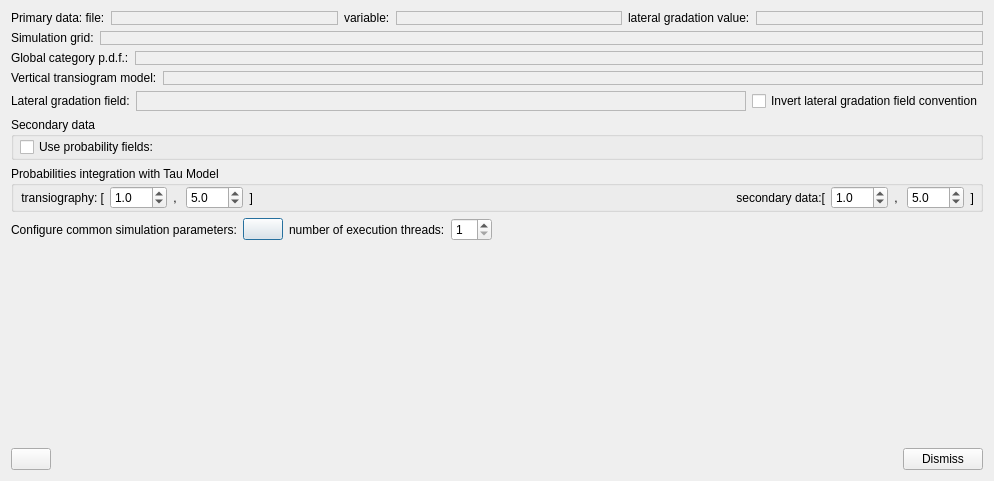
<?xml version="1.0" encoding="UTF-8"?>
<ui version="4.0">
 <class>MCRFBayesianSimDialog</class>
 <widget class="QDialog" name="MCRFBayesianSimDialog">
  <property name="geometry">
   <rect>
    <x>0</x>
    <y>0</y>
    <width>994</width>
    <height>481</height>
   </rect>
  </property>
  <property name="windowTitle">
   <string>Dialog</string>
  </property>
  <layout class="QVBoxLayout" name="verticalLayout">
   <item>
    <layout class="QHBoxLayout" name="horizontalLayout_3">
     <item>
      <widget class="QLabel" name="label">
       <property name="sizePolicy">
        <sizepolicy hsizetype="Preferred" vsizetype="Preferred">
         <horstretch>0</horstretch>
         <verstretch>0</verstretch>
        </sizepolicy>
       </property>
       <property name="text">
        <string>Primary data: file:</string>
       </property>
      </widget>
     </item>
     <item>
      <widget class="QFrame" name="frmCmbPrimFile">
       <property name="sizePolicy">
        <sizepolicy hsizetype="Expanding" vsizetype="Preferred">
         <horstretch>0</horstretch>
         <verstretch>0</verstretch>
        </sizepolicy>
       </property>
       <property name="frameShape">
        <enum>QFrame::StyledPanel</enum>
       </property>
       <property name="frameShadow">
        <enum>QFrame::Raised</enum>
       </property>
       <layout class="QHBoxLayout" name="horizontalLayout">
        <property name="spacing">
         <number>0</number>
        </property>
        <property name="leftMargin">
         <number>0</number>
        </property>
        <property name="topMargin">
         <number>0</number>
        </property>
        <property name="rightMargin">
         <number>0</number>
        </property>
        <property name="bottomMargin">
         <number>0</number>
        </property>
       </layout>
      </widget>
     </item>
     <item>
      <widget class="QLabel" name="label_2">
       <property name="sizePolicy">
        <sizepolicy hsizetype="Preferred" vsizetype="Preferred">
         <horstretch>0</horstretch>
         <verstretch>0</verstretch>
        </sizepolicy>
       </property>
       <property name="text">
        <string>variable:</string>
       </property>
      </widget>
     </item>
     <item>
      <widget class="QFrame" name="frmCmbPrimVar">
       <property name="sizePolicy">
        <sizepolicy hsizetype="Expanding" vsizetype="Preferred">
         <horstretch>0</horstretch>
         <verstretch>0</verstretch>
        </sizepolicy>
       </property>
       <property name="frameShape">
        <enum>QFrame::StyledPanel</enum>
       </property>
       <property name="frameShadow">
        <enum>QFrame::Raised</enum>
       </property>
       <layout class="QHBoxLayout" name="horizontalLayout_2">
        <property name="spacing">
         <number>0</number>
        </property>
        <property name="leftMargin">
         <number>0</number>
        </property>
        <property name="topMargin">
         <number>0</number>
        </property>
        <property name="rightMargin">
         <number>0</number>
        </property>
        <property name="bottomMargin">
         <number>0</number>
        </property>
       </layout>
      </widget>
     </item>
     <item>
      <widget class="QLabel" name="label_7">
       <property name="text">
        <string>lateral gradation value:</string>
       </property>
      </widget>
     </item>
     <item>
      <widget class="QFrame" name="frmPrimGradationValue">
       <property name="sizePolicy">
        <sizepolicy hsizetype="Expanding" vsizetype="Preferred">
         <horstretch>0</horstretch>
         <verstretch>0</verstretch>
        </sizepolicy>
       </property>
       <property name="frameShape">
        <enum>QFrame::StyledPanel</enum>
       </property>
       <property name="frameShadow">
        <enum>QFrame::Raised</enum>
       </property>
       <layout class="QHBoxLayout" name="horizontalLayout_11">
        <property name="spacing">
         <number>0</number>
        </property>
        <property name="leftMargin">
         <number>0</number>
        </property>
        <property name="topMargin">
         <number>0</number>
        </property>
        <property name="rightMargin">
         <number>0</number>
        </property>
        <property name="bottomMargin">
         <number>0</number>
        </property>
       </layout>
      </widget>
     </item>
    </layout>
   </item>
   <item>
    <layout class="QHBoxLayout" name="horizontalLayout_5">
     <property name="topMargin">
      <number>0</number>
     </property>
     <item>
      <widget class="QLabel" name="label_3">
       <property name="text">
        <string>Simulation grid:</string>
       </property>
      </widget>
     </item>
     <item>
      <widget class="QFrame" name="frmSimGrid">
       <property name="sizePolicy">
        <sizepolicy hsizetype="Expanding" vsizetype="Preferred">
         <horstretch>0</horstretch>
         <verstretch>0</verstretch>
        </sizepolicy>
       </property>
       <property name="frameShape">
        <enum>QFrame::StyledPanel</enum>
       </property>
       <property name="frameShadow">
        <enum>QFrame::Raised</enum>
       </property>
       <layout class="QHBoxLayout" name="horizontalLayout_6">
        <property name="leftMargin">
         <number>0</number>
        </property>
        <property name="topMargin">
         <number>0</number>
        </property>
        <property name="rightMargin">
         <number>0</number>
        </property>
        <property name="bottomMargin">
         <number>0</number>
        </property>
       </layout>
      </widget>
     </item>
    </layout>
   </item>
   <item>
    <layout class="QHBoxLayout" name="horizontalLayout_13">
     <property name="topMargin">
      <number>0</number>
     </property>
     <item>
      <widget class="QLabel" name="label_10">
       <property name="text">
        <string>Global category p.d.f.:</string>
       </property>
      </widget>
     </item>
     <item>
      <widget class="QFrame" name="frmCmbGlobalPDFselector">
       <property name="sizePolicy">
        <sizepolicy hsizetype="Expanding" vsizetype="Preferred">
         <horstretch>0</horstretch>
         <verstretch>0</verstretch>
        </sizepolicy>
       </property>
       <property name="frameShape">
        <enum>QFrame::StyledPanel</enum>
       </property>
       <property name="frameShadow">
        <enum>QFrame::Raised</enum>
       </property>
       <layout class="QVBoxLayout" name="verticalLayout_2">
        <property name="leftMargin">
         <number>0</number>
        </property>
        <property name="topMargin">
         <number>0</number>
        </property>
        <property name="rightMargin">
         <number>0</number>
        </property>
        <property name="bottomMargin">
         <number>0</number>
        </property>
       </layout>
      </widget>
     </item>
    </layout>
   </item>
   <item>
    <layout class="QHBoxLayout" name="horizontalLayout_7">
     <property name="topMargin">
      <number>0</number>
     </property>
     <item>
      <widget class="QLabel" name="label_4">
       <property name="text">
        <string>Vertical transiogram model:</string>
       </property>
      </widget>
     </item>
     <item>
      <widget class="QFrame" name="frmTransiogramSelector">
       <property name="sizePolicy">
        <sizepolicy hsizetype="Expanding" vsizetype="Preferred">
         <horstretch>0</horstretch>
         <verstretch>0</verstretch>
        </sizepolicy>
       </property>
       <property name="frameShape">
        <enum>QFrame::StyledPanel</enum>
       </property>
       <property name="frameShadow">
        <enum>QFrame::Raised</enum>
       </property>
       <layout class="QHBoxLayout" name="horizontalLayout_8">
        <property name="leftMargin">
         <number>0</number>
        </property>
        <property name="topMargin">
         <number>0</number>
        </property>
        <property name="rightMargin">
         <number>0</number>
        </property>
        <property name="bottomMargin">
         <number>0</number>
        </property>
       </layout>
      </widget>
     </item>
    </layout>
   </item>
   <item>
    <layout class="QHBoxLayout" name="horizontalLayout_9">
     <property name="topMargin">
      <number>0</number>
     </property>
     <item>
      <widget class="QLabel" name="label_5">
       <property name="text">
        <string>Lateral gradation field:</string>
       </property>
      </widget>
     </item>
     <item>
      <widget class="QFrame" name="frmCmbLatGradFieldSelector">
       <property name="sizePolicy">
        <sizepolicy hsizetype="Expanding" vsizetype="Preferred">
         <horstretch>0</horstretch>
         <verstretch>0</verstretch>
        </sizepolicy>
       </property>
       <property name="frameShape">
        <enum>QFrame::StyledPanel</enum>
       </property>
       <property name="frameShadow">
        <enum>QFrame::Raised</enum>
       </property>
       <layout class="QHBoxLayout" name="horizontalLayout_10">
        <property name="leftMargin">
         <number>0</number>
        </property>
        <property name="topMargin">
         <number>0</number>
        </property>
        <property name="rightMargin">
         <number>0</number>
        </property>
        <property name="bottomMargin">
         <number>0</number>
        </property>
       </layout>
      </widget>
     </item>
     <item>
      <widget class="QCheckBox" name="chkInvertGradationFieldConvention">
       <property name="text">
        <string>Invert lateral gradation field convention</string>
       </property>
      </widget>
     </item>
    </layout>
   </item>
   <item>
    <widget class="QGroupBox" name="grpBoxSecondaryData">
     <property name="title">
      <string>Secondary data</string>
     </property>
     <layout class="QVBoxLayout" name="verticalLayout_7">
      <property name="spacing">
       <number>6</number>
      </property>
      <property name="leftMargin">
       <number>6</number>
      </property>
      <property name="topMargin">
       <number>0</number>
      </property>
      <property name="rightMargin">
       <number>6</number>
      </property>
      <property name="bottomMargin">
       <number>0</number>
      </property>
      <item>
       <widget class="QCheckBox" name="chkUseProbabilityFields">
        <property name="text">
         <string>Use probability fields:</string>
        </property>
       </widget>
      </item>
     </layout>
    </widget>
   </item>
   <item>
    <widget class="QGroupBox" name="groupBox">
     <property name="title">
      <string>Probabilities integration with Tau Model</string>
     </property>
     <layout class="QHBoxLayout" name="horizontalLayout_14">
      <property name="leftMargin">
       <number>6</number>
      </property>
      <property name="topMargin">
       <number>0</number>
      </property>
      <property name="rightMargin">
       <number>6</number>
      </property>
      <property name="bottomMargin">
       <number>0</number>
      </property>
      <item>
       <widget class="QLabel" name="label_12">
        <property name="text">
         <string>transiography: [</string>
        </property>
        <property name="alignment">
         <set>Qt::AlignRight|Qt::AlignTrailing|Qt::AlignVCenter</set>
        </property>
       </widget>
      </item>
      <item>
       <widget class="QDoubleSpinBox" name="dblSpinTauTransiographyStarting">
        <property name="decimals">
         <number>1</number>
        </property>
        <property name="value">
         <double>1.000000000000000</double>
        </property>
       </widget>
      </item>
      <item>
       <widget class="QLabel" name="label_15">
        <property name="sizePolicy">
         <sizepolicy hsizetype="Minimum" vsizetype="Preferred">
          <horstretch>0</horstretch>
          <verstretch>0</verstretch>
         </sizepolicy>
        </property>
        <property name="text">
         <string>, </string>
        </property>
        <property name="alignment">
         <set>Qt::AlignRight|Qt::AlignTrailing|Qt::AlignVCenter</set>
        </property>
       </widget>
      </item>
      <item>
       <widget class="QDoubleSpinBox" name="dblSpinTauTransiographyEnding">
        <property name="decimals">
         <number>1</number>
        </property>
        <property name="value">
         <double>5.000000000000000</double>
        </property>
       </widget>
      </item>
      <item>
       <widget class="QLabel" name="label_18">
        <property name="sizePolicy">
         <sizepolicy hsizetype="Minimum" vsizetype="Preferred">
          <horstretch>0</horstretch>
          <verstretch>0</verstretch>
         </sizepolicy>
        </property>
        <property name="text">
         <string>]</string>
        </property>
        <property name="alignment">
         <set>Qt::AlignRight|Qt::AlignTrailing|Qt::AlignVCenter</set>
        </property>
       </widget>
      </item>
      <item>
       <widget class="QLabel" name="label_13">
        <property name="sizePolicy">
         <sizepolicy hsizetype="Expanding" vsizetype="Preferred">
          <horstretch>0</horstretch>
          <verstretch>0</verstretch>
         </sizepolicy>
        </property>
        <property name="text">
         <string>secondary data:[</string>
        </property>
        <property name="alignment">
         <set>Qt::AlignRight|Qt::AlignTrailing|Qt::AlignVCenter</set>
        </property>
       </widget>
      </item>
      <item>
       <widget class="QDoubleSpinBox" name="dblSpinTauSecondaryStarting">
        <property name="decimals">
         <number>1</number>
        </property>
        <property name="value">
         <double>1.000000000000000</double>
        </property>
       </widget>
      </item>
      <item>
       <widget class="QLabel" name="label_16">
        <property name="sizePolicy">
         <sizepolicy hsizetype="Minimum" vsizetype="Preferred">
          <horstretch>0</horstretch>
          <verstretch>0</verstretch>
         </sizepolicy>
        </property>
        <property name="text">
         <string>, </string>
        </property>
        <property name="alignment">
         <set>Qt::AlignRight|Qt::AlignTrailing|Qt::AlignVCenter</set>
        </property>
       </widget>
      </item>
      <item>
       <widget class="QDoubleSpinBox" name="dblSpinTauSecondaryEnding">
        <property name="decimals">
         <number>1</number>
        </property>
        <property name="value">
         <double>5.000000000000000</double>
        </property>
       </widget>
      </item>
      <item>
       <widget class="QLabel" name="label_17">
        <property name="sizePolicy">
         <sizepolicy hsizetype="Minimum" vsizetype="Preferred">
          <horstretch>0</horstretch>
          <verstretch>0</verstretch>
         </sizepolicy>
        </property>
        <property name="text">
         <string>]</string>
        </property>
        <property name="alignment">
         <set>Qt::AlignRight|Qt::AlignTrailing|Qt::AlignVCenter</set>
        </property>
       </widget>
      </item>
     </layout>
    </widget>
   </item>
   <item>
    <layout class="QHBoxLayout" name="horizontalLayout_12">
     <property name="topMargin">
      <number>0</number>
     </property>
     <item>
      <widget class="QLabel" name="label_14">
       <property name="text">
        <string>Configure common simulation parameters:</string>
       </property>
      </widget>
     </item>
     <item>
      <widget class="QPushButton" name="btnCommonSimulationParameters">
       <property name="text">
        <string/>
       </property>
       <property name="icon">
        <iconset resource="../resources.qrc">
         <normaloff>:/icons32/setting32</normaloff>:/icons32/setting32</iconset>
       </property>
      </widget>
     </item>
     <item>
      <widget class="QLabel" name="label_6">
       <property name="text">
        <string>number of execution threads:</string>
       </property>
      </widget>
     </item>
     <item>
      <widget class="QSpinBox" name="spinNumberOfThreads">
       <property name="minimum">
        <number>1</number>
       </property>
       <property name="value">
        <number>1</number>
       </property>
      </widget>
     </item>
     <item>
      <spacer name="horizontalSpacer_2">
       <property name="orientation">
        <enum>Qt::Horizontal</enum>
       </property>
       <property name="sizeHint" stdset="0">
        <size>
         <width>40</width>
         <height>20</height>
        </size>
       </property>
      </spacer>
     </item>
    </layout>
   </item>
   <item>
    <spacer name="verticalSpacer">
     <property name="orientation">
      <enum>Qt::Vertical</enum>
     </property>
     <property name="sizeHint" stdset="0">
      <size>
       <width>20</width>
       <height>347</height>
      </size>
     </property>
    </spacer>
   </item>
   <item>
    <layout class="QHBoxLayout" name="horizontalLayout_4">
     <item>
      <widget class="QPushButton" name="btnRun">
       <property name="toolTip">
        <string>Run MCRF simulation</string>
       </property>
       <property name="text">
        <string/>
       </property>
       <property name="icon">
        <iconset resource="../resources.qrc">
         <normaloff>:/icons32/play32</normaloff>:/icons32/play32</iconset>
       </property>
      </widget>
     </item>
     <item>
      <spacer name="horizontalSpacer">
       <property name="orientation">
        <enum>Qt::Horizontal</enum>
       </property>
       <property name="sizeHint" stdset="0">
        <size>
         <width>40</width>
         <height>20</height>
        </size>
       </property>
      </spacer>
     </item>
     <item>
      <widget class="QPushButton" name="btnDismiss">
       <property name="text">
        <string>Dismiss</string>
       </property>
      </widget>
     </item>
    </layout>
   </item>
  </layout>
 </widget>
 <resources>
  <include location="../resources.qrc"/>
 </resources>
 <connections>
  <connection>
   <sender>btnDismiss</sender>
   <signal>clicked()</signal>
   <receiver>MCRFBayesianSimDialog</receiver>
   <slot>reject()</slot>
   <hints>
    <hint type="sourcelabel">
     <x>780</x>
     <y>408</y>
    </hint>
    <hint type="destinationlabel">
     <x>553</x>
     <y>397</y>
    </hint>
   </hints>
  </connection>
  <connection>
   <sender>btnCommonSimulationParameters</sender>
   <signal>clicked()</signal>
   <receiver>MCRFBayesianSimDialog</receiver>
   <slot>onCommonSimParams()</slot>
   <hints>
    <hint type="sourcelabel">
     <x>240</x>
     <y>236</y>
    </hint>
    <hint type="destinationlabel">
     <x>272</x>
     <y>237</y>
    </hint>
   </hints>
  </connection>
  <connection>
   <sender>btnRun</sender>
   <signal>clicked()</signal>
   <receiver>MCRFBayesianSimDialog</receiver>
   <slot>onRun()</slot>
   <hints>
    <hint type="sourcelabel">
     <x>35</x>
     <y>403</y>
    </hint>
    <hint type="destinationlabel">
     <x>57</x>
     <y>402</y>
    </hint>
   </hints>
  </connection>
 </connections>
 <slots>
  <slot>onCmbLateralGradationChanged()</slot>
  <slot>onPrimaryVariableChanged()</slot>
  <slot>onCommonSimParams()</slot>
  <slot>onRun()</slot>
 </slots>
</ui>
